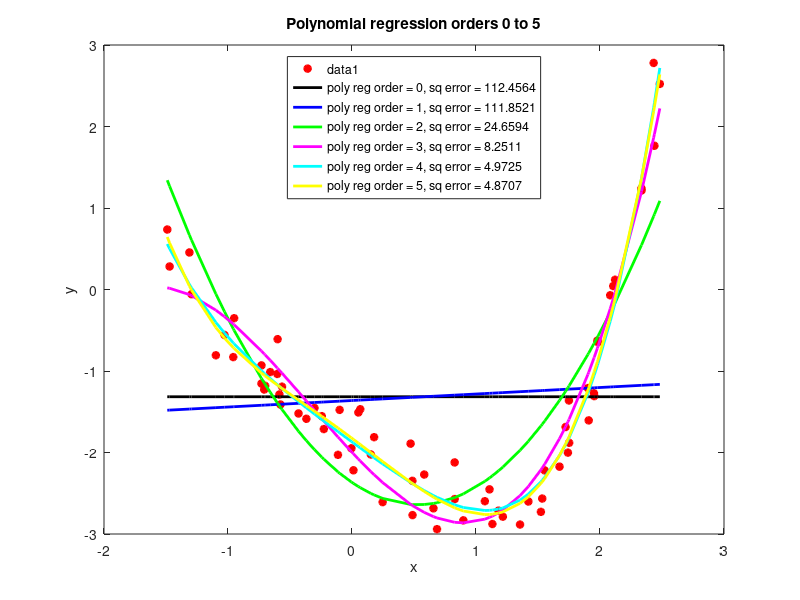
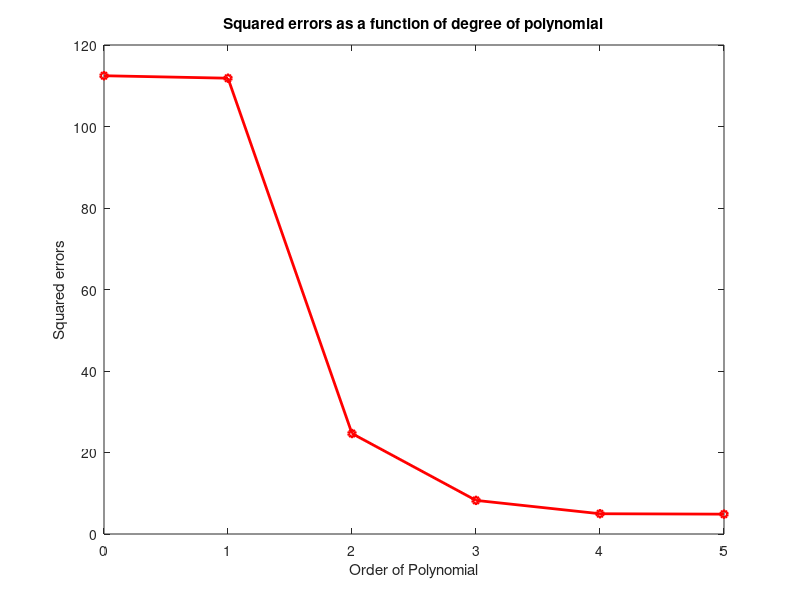

MATLAB code for these plots, in order:
clear; clc; close all;

%% a)
load('regress1.mat')

figure(1)
% Plotting the x and y variables as a scatterplot
plot(x, y, 'r*', 'MarkerSize', 6, 'LineWidth', 2)
xlabel('x')
ylabel('y')
title('Polynomial regression orders 0 to 5')
hold on;

% Initializing vectors: orders is a vector listing orders that need to be
% sampled; colors is a vector of colors to be used for the line plots for
% each order, X is initialized which will be the data matrix, errors is
% initialized with zeros of the size of the orders vector
orders = 0:5;
X = [];
Colors = ['k', 'b', 'g', 'm', 'c', 'y'];
Errors = zeros(size(orders, 2), 1);

% Creating a data matrix with columns x^i in ith loop. The beta optimal is
% computed using SVD. The beta optimal are then used to derive the
% predictions, the prediction errors, and the squared prediction errors.
% The squared-errors are then appended to the Errors vector. Lastly, a plot
% is created at each iteration that plots the fit of order i for the data.
for i = orders
    X = [X x.^i];
    [U, S, V] = svd(X);
    betaOpt = V * pinv(S) * U' * y;
    predictions = X * betaOpt;
    prediction_errors = predictions - y;
    prediction_squared_error = prediction_errors' * prediction_errors;
    Errors(i+1) = prediction_squared_error;
    plot(x, predictions, Colors(i+1), ...
        'DisplayName', ['poly reg order = ', num2str(i), ', sq error = ', num2str(prediction_squared_error)], ...
        'LineWidth', 2)
end
legend('location', 'north')

%% b)

figure(2);
plot(orders, Errors, 'r-o', 'LineWidth', 2, 'MarkerSize', 5)
xlabel('Order of Polynomial')
ylabel('Squared errors')
title('Squared errors as a function of degree of polynomial')
%%
% The squared errors decrease monotonically as the order of the polynomial
% increases. However, this results in overfitting of the data. The goal of
% the regression is to model the data as closely as possible with as
% minimal parameters as we can. From the graph of the models, we see that
% the models with degree 0 and 1 are an underfit. On the other, models with
% degrees 4 and 5 are an overfit. Models 2 and 3 are relatively better.
% Model 3 has a lower error but seems to assume that the data flattens on
% the lower end of x, which might or might not be the case. Hence Model 2
% is "best" fit in this case. Another way to look at this is to look at the
% datapoint that lies on the sigmoid slope of the square errors and degree.
% Again from this plot, we find that the "best" fit is Model 2.